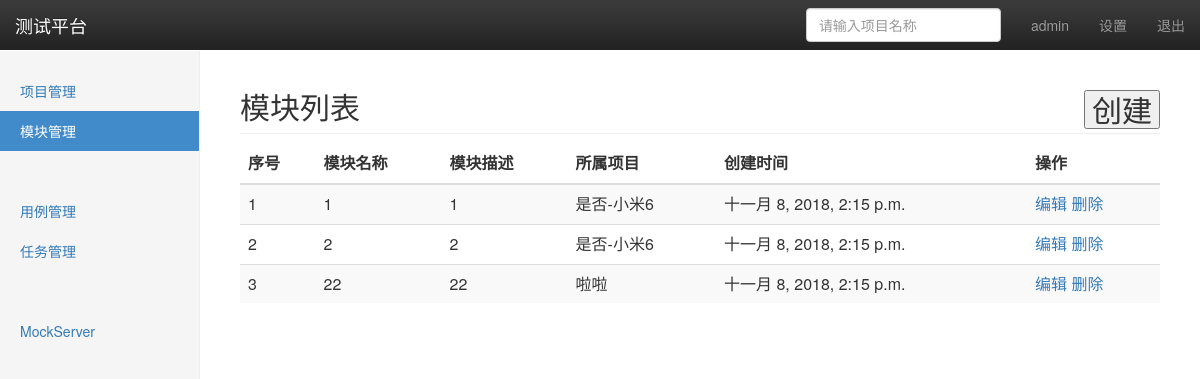
The page /manage/module/ (signed in) on the database as committed earlier.
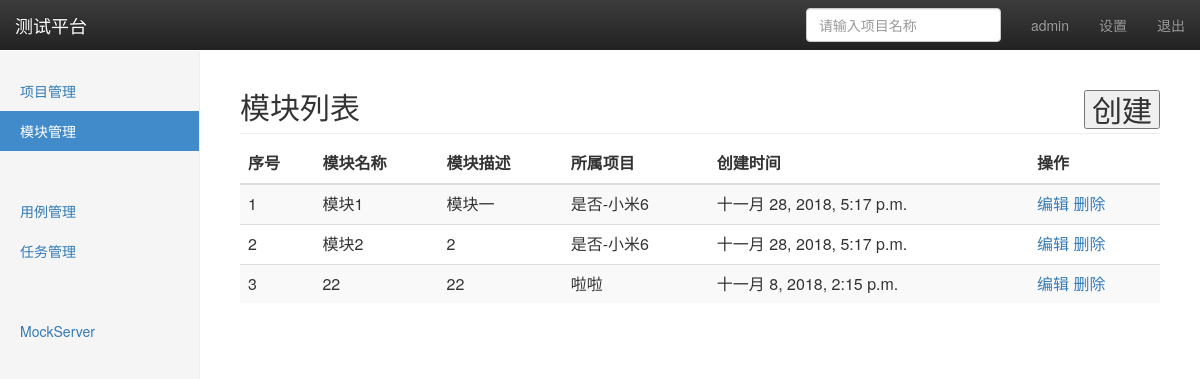
The same page on the database as committed later.
### project_app/models.py (models this page shows, shortened)
class module(models.Model):
	project = models.ForeignKey(project,on_delete=models.CASCADE)
	name = models.CharField('模块名称',max_length=50,default='')
	description = models.TextField('模块表述',default='')
	create_time = models.DateTimeField('创建时间',auto_now=True)

class project(models.Model):
	name = models.CharField('项目名称',max_length=50,blank=False,default='')
	description = models.TextField('项目描述',default='')
	status = models.BooleanField('状态',default=True)
	create_time = models.DateTimeField('创建时间',auto_now=True)
	def __str__(self):
		return self.name

### project_app/views/module_views.py (the view)
# urls.py: path('module/', module_views.module_manage),
@login_required
def module_manage(requests):
	username = requests.session.get('user','')
	module_all = module.objects.all()
	return render(requests,'module.html',{'user':username,'modules':module_all,'type':'list'})

### templates/module.html (shortened to what this page needs)
{% extends  'base.html' %}
{% block content %}
    <nav class="navbar navbar-inverse navbar-fixed-top">
      <div class="container-fluid">
        <div class="navbar-header">
          <a class="navbar-brand" href="#">测试平台</a>
        </div>
        <div id="navbar" class="navbar-collapse collapse">
          <ul class="nav navbar-nav navbar-right">
            <li><a href="#"> {{ user }}</a></li>
            <li><a href="#">设置</a></li>
            <li><a href="/logout/">退出</a></li>
          </ul>
          <form class="navbar-form navbar-right">
            <input type="text" class="form-control" placeholder="请输入项目名称">
          </form>
        </div>
      </div>
    </nav>
    <div class="container-fluid">
      <div class="row">
        <div class="col-sm-3 col-md-2 sidebar">
          <ul class="nav nav-sidebar">
            <li><a href="/manage/project/">项目管理</a></li>
            <li class="active"><a href="/manage/module/">模块管理</a></li>
            <li><a href="#"></a></li>
          </ul>
          <ul class="nav nav-sidebar">
            <li><a href="">用例管理</a></li>
            <li><a href="">任务管理</a></li>
          </ul>
          <ul class="nav nav-sidebar">
            <li><a href=""></a></li>
            <li><a href="">MockServer</a></li>
          </ul>
        </div>
    {% if type == 'list' %}
    <div class="col-sm-2 col-sm-offset-2 col-md-10 col-md-offset-2 main">
        <h2 class="sub-header">模块列表
          <button  type='button' style='float:right' onclick="window.location.href='add/'">创建</button>
        </h2>
          <div class="table-responsive">
            <table id='molist' class="table table-striped">
              <thead>
                <tr>
                  <th>序号</th>
                  <th>模块名称</th>
                  <th>模块描述</th>
                  <th>所属项目</th>
                  <th>创建时间</th>
                  <th>操作</th>
                </tr>
              </thead>
              <tbody>
                {% for module in modules %}
                <tr>
                  <td>{{ forloop.counter }}</td>
                  <td>{{ module.name }}</td>
                  <td>{{ module.description }}</td>
                  <td>{{ module.project }}</td>
                  <td>{{ module.create_time}}</td>
                  <td>
                    <a href="edit/{{ module.id }}/">编辑</a>
                    <a href="del/{{  module.id }}/">删除</a>
                  </td>
                </tr>
                {% endfor %}
              </tbody>
            </table>
          </div>
        </div>
      </div>
    </div>
    {% endif %}
{% endblock %}

Rows that differ between the two databases and show on the page:
changed module: name "1" → "模块1"; description "1" → "模块一"; create_time "十一月 8, 2018, 2:15 p.m." → "十一月 28, 2018, 5:17 p.m."
changed module (number 2 of 3 on the later page): name "2" → "模块2"; create_time "十一月 8, 2018, 2:15 p.m." → "十一月 28, 2018, 5:17 p.m."
